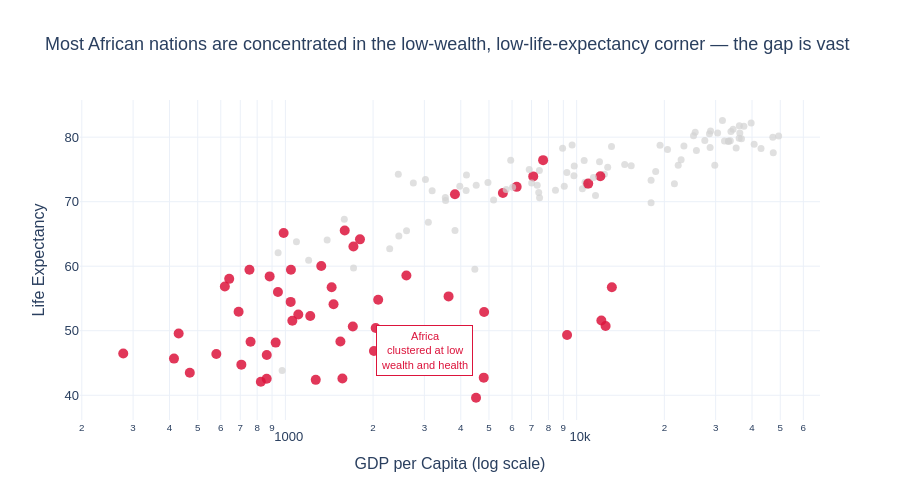

Notebook code cell kept with this figure:
### Markdown cell above
### Example 3 — Grey + highlight on scatter: tell ONE story - The Inequality Story

### Code cell
highlight_continent = 'Africa'
colour_map = {c: ('crimson' if c == highlight_continent else 'lightgrey') for c in df['continent'].unique()}

fig = px.scatter(
    data_frame=df,
    x='gdpPercap', y='lifeExp',
    color='continent',
    color_discrete_map=colour_map,
    hover_name='country',
    template='plotly_white',
    log_x=True,
    labels={'gdpPercap': 'GDP per Capita (log scale)', 'lifeExp': 'Life Expectancy', 'continent': ''},
    title='Most African nations are concentrated in the low-wealth, low-life-expectancy corner — the gap is vast'
)


fig.update_traces(
    selector=dict(name=highlight_continent),
    marker=dict(size=10, opacity=0.85)
)
fig.update_traces(
    selector=lambda t: t.name != highlight_continent,
    marker=dict(size=7, opacity=0.7)
)

fig.add_annotation(
    x=math.log10(3000), y=47,
    text='Africa<br>clustered at low<br>wealth and health',
    showarrow=False,
    font=dict(color='crimson', size=11, family='Arial'),
    bgcolor='white', bordercolor='crimson', borderwidth=1, borderpad=4
)

fig.update_layout(
    font=dict(family='Arial', size=13),
    showlegend=False,
    height=500
)

fig.show()

### Figure 1 — Plotly figure (JSON) as saved in the notebook; plotly's stock layout.template omitted (floating-point values rounded to 4 significant figures)
{"data": [{"hovertemplate": "<b>%{hovertext}</b><br><br>=Asia<br>GDP per Capita (log scale)=%{x}<br>Life Expectancy=%{y}<extra></extra>", "hovertext": ["Afghanistan", "Bahrain", "Bangladesh", "Cambodia", "China", "Hong Kong, China", "India", "Indonesia", "Iran", "Iraq", "Israel", "Japan", "Jordan", "Korea, Dem. Rep.", "Korea, Rep.", "Kuwait", "Lebanon", "Malaysia", "Mongolia", "Myanmar", "Nepal", "Oman", "Pakistan", "Philippines", "Saudi Arabia", "Singapore", "Sri Lanka", "Syria", "Taiwan", "Thailand", "Vietnam", "West Bank and Gaza", "Yemen, Rep."], "legendgroup": "Asia", "marker": {"color": "lightgrey", "opacity": 0.7, "size": 7, "symbol": "circle"}, "mode": "markers", "name": "Asia", "orientation": "v", "showlegend": true, "type": "scatter", "x": [974.6, 29800.0, 1391.0, 1714.0, 4959.0, 39720.0, 2452.0, 3541.0, 11610.0, 4471.0, 25520.0, 31660.0, 4519.0, 1593.0, 23350.0, 47310.0, 10460.0, 12450.0, 3096.0, 944.0, 1091.0, 22320.0, 2606.0, 3190.0, 21650.0, 47140.0, 3970.0, 4185.0, 28720.0, 7458.0, 2442.0, 3025.0, 2281.0], "xaxis": "x", "y": [43.83, 75.64, 64.06, 59.72, 72.96, 82.21, 64.7, 70.65, 70.96, 59.55, 80.75, 82.6, 72.53, 67.3, 78.62, 77.59, 71.99, 74.24, 66.8, 62.07, 63.78, 75.64, 65.48, 71.69, 72.78, 79.97, 72.4, 74.14, 78.4, 70.62, 74.25, 73.42, 62.7], "yaxis": "y"}, {"hovertemplate": "<b>%{hovertext}</b><br><br>=Europe<br>GDP per Capita (log scale)=%{x}<br>Life Expectancy=%{y}<extra></extra>", "hovertext": ["Albania", "Austria", "Belgium", "Bosnia and Herzegovina", "Bulgaria", "Croatia", "Czech Republic", "Denmark", "Finland", "France", "Germany", "Greece", "Hungary", "Iceland", "Ireland", "Italy", "Montenegro", "Netherlands", "Norway", "Poland", "Portugal", "Romania", "Serbia", "Slovak Republic", "Slovenia", "Spain", "Sweden", "Switzerland", "Turkey", "United Kingdom"], "legendgroup": "Europe", "marker": {"color": "lightgrey", "opacity": 0.7, "size": 7, "symbol": "circle"}, "mode": "markers", "name": "Europe", "orientation": "v", "showlegend": true, "type": "scatter", "x": [5937.0, 36130.0, 33690.0, 7446.0, 10680.0, 14620.0, 22830.0, 35280.0, 33210.0, 30470.0, 32170.0, 27540.0, 18010.0, 36180.0, 40680.0, 28570.0, 9254.0, 36800.0, 49360.0, 15390.0, 20510.0, 10810.0, 9787.0, 18680.0, 25770.0, 28820.0, 33860.0, 37510.0, 8458.0, 33200.0], "xaxis": "x", "y": [76.42, 79.83, 79.44, 74.85, 73.0, 75.75, 76.49, 78.33, 79.31, 80.66, 79.41, 79.48, 73.34, 81.76, 78.89, 80.55, 74.54, 79.76, 80.2, 75.56, 78.1, 72.48, 74.0, 74.66, 77.93, 80.94, 80.88, 81.7, 71.78, 79.42], "yaxis": "y"}, {"hovertemplate": "<b>%{hovertext}</b><br><br>=Africa<br>GDP per Capita (log scale)=%{x}<br>Life Expectancy=%{y}<extra></extra>", "hovertext": ["Algeria", "Angola", "Benin", "Botswana", "Burkina Faso", "Burundi", "Cameroon", "Central African Republic", "Chad", "Comoros", "Congo, Dem. Rep.", "Congo, Rep.", "Cote d'Ivoire", "Djibouti", "Egypt", "Equatorial Guinea", "Eritrea", "Ethiopia", "Gabon", "Gambia", "Ghana", "Guinea", "Guinea-Bissau", "Kenya", "Lesotho", "Liberia", "Libya", "Madagascar", "Malawi", "Mali", "Mauritania", "Mauritius", "Morocco", "Mozambique", "Namibia", "Niger", "Nigeria", "Reunion", "Rwanda", "Sao Tome and Principe", "Senegal", "Sierra Leone", "Somalia", "South Africa", "Sudan", "Swaziland", "Tanzania", "Togo", "Tunisia", "Uganda", "Zambia", "Zimbabwe"], "legendgroup": "Africa", "marker": {"color": "crimson", "opacity": 0.85, "size": 10, "symbol": "circle"}, "mode": "markers", "name": "Africa", "orientation": "v", "showlegend": true, "type": "scatter", "x": [6223.0, 4797.0, 1441.0, 12570.0, 1217.0, 430.1, 2042.0, 706.0, 1704.0, 986.1, 277.6, 3633.0, 1545.0, 2082.0, 5581.0, 12150.0, 641.4, 690.8, 13210.0, 752.7, 1328.0, 942.7, 579.2, 1463.0, 1569.0, 414.5, 12060.0, 1045.0, 759.3, 1043.0, 1803.0, 10960.0, 3820.0, 823.7, 4811.0, 619.7, 2014.0, 7670.0, 863.1, 1598.0, 1712.0, 862.5, 926.1, 9270.0, 2602.0, 4513.0, 1107.0, 883.0, 7093.0, 1056.0, 1271.0, 469.7], "xaxis": "x", "y": [72.3, 42.73, 56.73, 50.73, 52.3, 49.58, 50.43, 44.74, 50.65, 65.15, 46.46, 55.32, 48.33, 54.79, 71.34, 51.58, 58.04, 52.95, 56.73, 59.45, 60.02, 56.01, 46.39, 54.11, 42.59, 45.68, 73.95, 59.44, 48.3, 54.47, 64.16, 72.8, 71.16, 42.08, 52.91, 56.87, 46.86, 76.44, 46.24, 65.53, 63.06, 42.57, 48.16, 49.34, 58.56, 39.61, 52.52, 58.42, 73.92, 51.54, 42.38, 43.49], "yaxis": "y"}, {"hovertemplate": "<b>%{hovertext}</b><br><br>=Americas<br>GDP per Capita (log scale)=%{x}<br>Life Expectancy=%{y}<extra></extra>", "hovertext": ["Argentina", "Bolivia", "Brazil", "Canada", "Chile", "Colombia", "Costa Rica", "Cuba", "Dominican Republic", "Ecuador", "El Salvador", "Guatemala", "Haiti", "Honduras", "Jamaica", "Mexico", "Nicaragua", "Panama", "Paraguay", "Peru", "Puerto Rico", "Trinidad and Tobago", "United States", "Uruguay", "Venezuela"], "legendgroup": "Americas", "marker": {"color": "lightgrey", "opacity": 0.7, "size": 7, "symbol": "circle"}, "mode": "markers", "name": "Americas", "orientation": "v", "showlegend": true, "type": "scatter", "x": [12780.0, 3822.0, 9066.0, 36320.0, 13170.0, 7007.0, 9645.0, 8948.0, 6025.0, 6873.0, 5728.0, 5186.0, 1202.0, 3548.0, 7321.0, 11980.0, 2749.0, 9809.0, 4173.0, 7409.0, 19330.0, 18010.0, 42950.0, 10610.0, 11420.0], "xaxis": "x", "y": [75.32, 65.55, 72.39, 80.65, 78.55, 72.89, 78.78, 78.27, 72.23, 74.99, 71.88, 70.26, 60.92, 70.2, 72.57, 76.19, 72.9, 75.54, 71.75, 71.42, 78.75, 69.82, 78.24, 76.38, 73.75], "yaxis": "y"}, {"hovertemplate": "<b>%{hovertext}</b><br><br>=Oceania<br>GDP per Capita (log scale)=%{x}<br>Life Expectancy=%{y}<extra></extra>", "hovertext": ["Australia", "New Zealand"], "legendgroup": "Oceania", "marker": {"color": "lightgrey", "opacity": 0.7, "size": 7, "symbol": "circle"}, "mode": "markers", "name": "Oceania", "orientation": "v", "showlegend": true, "type": "scatter", "x": [34440.0, 25190.0], "xaxis": "x", "y": [81.23, 80.2], "yaxis": "y"}], "layout": {"annotations": [{"bgcolor": "white", "bordercolor": "crimson", "borderpad": 4, "borderwidth": 1, "font": {"color": "crimson", "family": "Arial", "size": 11}, "showarrow": false, "text": "Africa<br>clustered at low<br>wealth and health", "x": 3.477, "y": 47}], "font": {"family": "Arial", "size": 13}, "height": 500, "legend": {"title": {"text": ""}, "tracegroupgap": 0}, "showlegend": false, "title": {"text": "Most African nations are concentrated in the low-wealth, low-life-expectancy corner — the gap is vast"}, "xaxis": {"anchor": "y", "domain": [0, 1], "title": {"text": "GDP per Capita (log scale)"}, "type": "log"}, "yaxis": {"anchor": "x", "domain": [0, 1], "title": {"text": "Life Expectancy"}}}}
